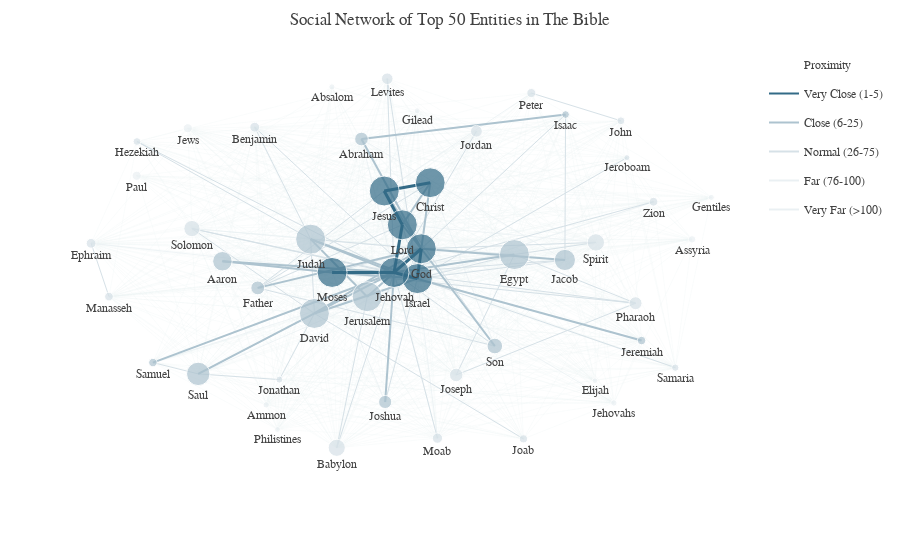

The cell this chart's notebook holds for it:
### Markdown cell above
### The Social Network

Having defined the vertices and edges, we are now equipped to construct the network.

### Code cell
# Construct the Graph
G = nx.Graph()
G.add_nodes_from(w for w,_ in vertices.items())
sorted_vertices = sorted(vertices.items(), key=operator.itemgetter(1), reverse = True)

G.add_weighted_edges_from((k[0], k[1], v) for k, v in intimacies.items())
nx.set_edge_attributes(G, values=proximities, name="proximity")

# ---------------- Derive Additional information About the Graph -----------------
# Save their Proximity To Each Other
filename = "cache/all_dijkstra_paths.pkl"
if (os.path.isfile(filename)):
    with open(filename, 'rb') as f:
        proximity_to = pck.load(f)
        f.close()
else:
    proximity_to = dict(nx.all_pairs_dijkstra_path_length(G, weight='proximity'))
    with open(filename, 'wb') as f:
        pck.dump(proximity_to, f, pck.HIGHEST_PROTOCOL)
        f.close()
    
nx.set_node_attributes(G, name='to_god', values=proximity_to['God'])

# Save Their Degree of Influence (Normalized to One With the Highest Degree)
k_factor = 0.50
inf_decay = -1* math.log(k_factor)
connectivity_max = max(G.degree(G.nodes()), key = lambda t : t[1])[1]
connectivities = dict((k, 100. * G.degree(k) / connectivity_max) for k,_ in vertices.items())
nx.set_node_attributes(G, name="connectivity", values=connectivities)

############################### Plotly Construction ###########################

# For illustrative purposes, let us show only the top 50 entities
n_show = 50
sub_G = G.subgraph(n for n, _ in sorted_vertices[:n_show])

pos = nx.spring_layout(sub_G, k=3.0)

############################### Prepare Vertices ##############################

# Construct Vertices Information for Plotly
v_plotly = {}
for node in sub_G.nodes():
    
    # Create Hover Text
    top_edges = sorted(G[node].items(),key=lambda v: v[1]["proximity"])[:5]
    p_to_god = G.node[node]["to_god"]
    outreach = G.node[node]["connectivity"]
    hovertext = "<b>Name: </b>{}<br>".format(node) + \
                "<b>Proximity to God:</b> {:.0f}<br>".format(p_to_god) + \
                "<b>Influence:</b> {:.0f}%<br>".format(outreach) + \
                "<b>Closest Neighbors (and Proximity):</b><br>" + \
                "<br>".join("{} ({:.0f})".format(e[0], e[1]["proximity"]) for e in top_edges)
    
    v_plotly[node] = {
        "x": pos[node][0],
        "y": pos[node][1],
        "size": min(vertices[node] / 500. * 30.,30),
        "color": _d.fade_color(_d.txt_color,0.3),
        "hovertext": hovertext,
        "rank": 9999 # To determine which color to be plotted
    }

############################### Prepare Edges ##############################
e_plotly = {}

# Define Edge Groups for Plotly
edge_groups = OrderedDict([
    ("Very Close (1-5)", {
        "range": [0, 5],
        "color": _d.get_color(0),
        "linew": 3.
    }),
    ("Close (6-25)", {
        "range": [6, 25],
        "color": _d.fade_color(_d.get_color(0),0.4),
        "linew": 2.
    }),
    ("Normal (26-75)", {
        "range": [26, 75],
        "color": _d.fade_color(_d.get_color(0),0.2),
        "linew": 1.
    }),
    ("Far (76-100)", {
        "range": [76, 100],
        "color": _d.fade_color(_d.get_color(0),0.1),
        "linew": 0.75       
    }),
    ("Very Far (>100)", {
        "range": [101, math.inf],
        "color": _d.fade_color(_d.get_color(0),0.1),
        "linew": 0.25       
    })
])

def find_edge_group_item(proximity):
    for k, v in edge_groups.items():
        l_b, u_b = v["range"]
        if l_b <= proximity and proximity <= u_b:         
            return (k, v)
        
# Construct Edges for Plotly
for edge in sub_G.edges():
    
    # Get Distance and Group
    proximity = int(G[edge[0]][edge[1]]["proximity"])
    g_name, g_attrs = find_edge_group_item(proximity)
    
    # Positions
    x0, y0 = pos[edge[0]]
    x1, y1 = pos[edge[1]]
    
    e_plotly[edge[0] + "-" + edge[1]] = {
        "nodes" : [edge[0], edge[1]],
        "x": [x0, x1],
        "y": [y0, y1],
        "group": g_name,
        "color": g_attrs["color"],
        "linewidth": g_attrs["linew"],
        "proximity": proximity
    }
    
    # Update Information on Vertices End
    v_plotly[edge[0]]["rank"] = min(proximity, v_plotly[edge[0]]["rank"])
    v_plotly[edge[1]]["rank"] = min(proximity, v_plotly[edge[1]]["rank"])
  

# Update Vertices Color Based on Ranking
for k, v in v_plotly.items():
    _, g_attr = find_edge_group_item(v["rank"])
    v["color"] = g_attr["color"]

############################### Draw Elements ##############################
# Create Elements For Plotly
data = []

# Edges First So That Vertices Are In Front of Nodes
for k,v in sorted(e_plotly.items(), key=lambda e: e[1]["proximity"], reverse=True):
    data.append(py_go.Scatter(
        mode="lines",
        line=py_go.Line(
            width=v["linewidth"],
            color=v["color"]
        ),
        
        x=v["x"],
        y=v["y"],
        
        legendgroup=v["group"],
        showlegend = False,
        
        hoverinfo="none"
    ))
    
# Vertices Next
data.append(py_go.Scatter(
    mode='markers+text',
    marker=py_go.Marker(
        color=[v["color"] for _,v in v_plotly.items()],
        size=[v["size"] for _,v in v_plotly.items()]),
    textposition='bottom',
    
    x=[v["x"] for _,v in v_plotly.items()],
    y=[v["y"] for _,v in v_plotly.items()],
    text=[k for k in v_plotly.keys()],
    
    showlegend = False,
    
    hoverinfo='text',
    hovertext= [v["hovertext"] for _,v in v_plotly.items()]
))

# Append Legends
data.append(py_go.Scatter(
                name="Proximity",
                mode="none",
                x = [0,0], y = [0,0],

                showlegend = True,

                hoverinfo="none"
            ))

data.extend([ py_go.Scatter(
                name=k,
                mode="lines",
                line=py_go.Line(
                    color=v["color"]
                ),        
                x = [0,0], y = [0,0],

                legendgroup = k,
                showlegend = True,
    
                hoverinfo="none"
            ) for k, v in edge_groups.items() ])  

# Layouts
layout = py_go.Layout(_d.py_layout)
layout["title"] = "Social Network of Top " + str(n_show) + " Entities in The Bible"
layout["hovermode"]='closest'
layout["xaxis"] = py_go.XAxis(showgrid=False, zeroline=False, showticklabels=False)
layout["yaxis"] = py_go.YAxis(showgrid=False, zeroline=False, showticklabels=False)
fig = py_go.Figure(data=data,layout=layout)

py.iplot(fig, config=_d.py_config)
